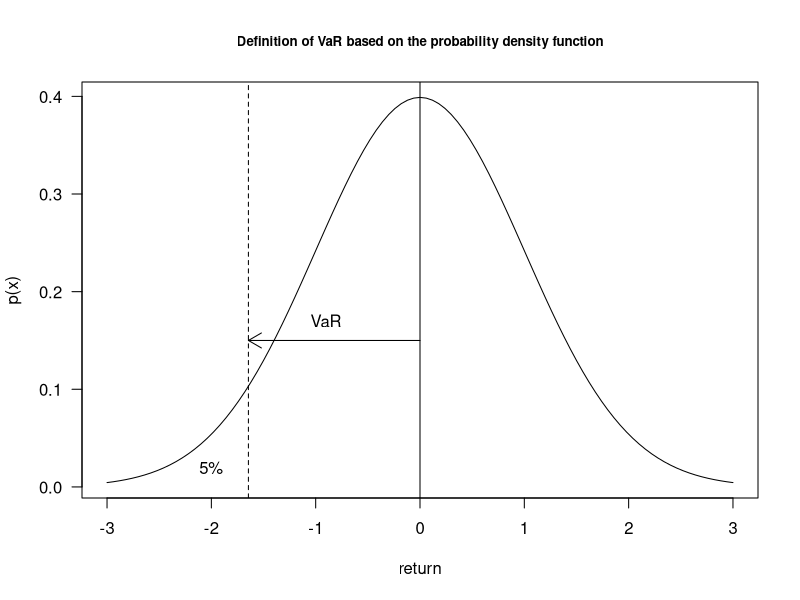
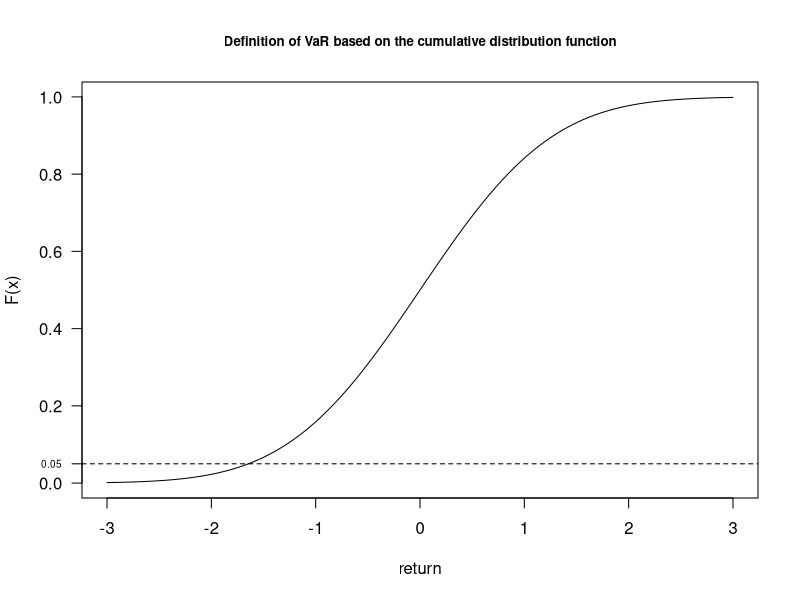

Source code (R) for these figures, in order:
#Definition of VaR based on the probability density function
curve(dnorm(x),from = -3, to = 3, xlab = 'return', ylab = 'p(x)', las = '1',
      main = 'Definition of VaR based on the probability density function', cex.main = 0.8)
abline(v = qnorm(0.05), lty = 2)
#axis(1, at = qnorm(0.05), labels = '')
abline(v = 0, lty = 1)
text(-2, 0.02, '5%')
arrows(0, 0.15, qnorm(0.05), 0.15, length = 0.15)
text(-0.9, 0.17, 'VaR')

#Definition of VaR based on the cumulative distribution function
curve(pnorm(x),from = -3, to = 3, xlab = 'return', ylab = 'F(x)', las = '1',
      main = 'Definition of VaR based on the cumulative distribution function', cex.main = 0.8)
abline(h = 0.05, lty = 2)
axis(2, at = 0.05, labels = '0.05', las = '1', par(cex = 0.6))
